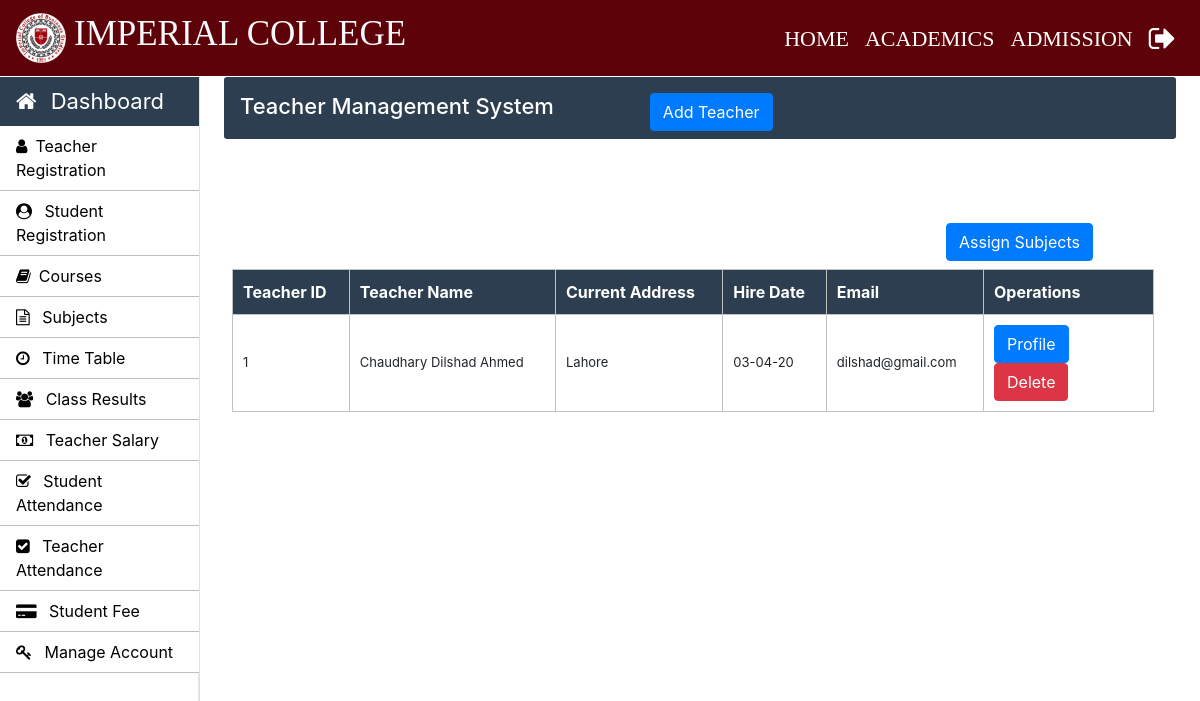
Screenshot of /Admin/teacher.php (signed in) with the database file from the repository.
### tables this page shows
CREATE TABLE `teacher_info` (
  `teacher_id` int(11) NOT NULL,
  `first_name` varchar(30) NOT NULL,
  `middle_name` varchar(30) NOT NULL,
  `last_name` varchar(30) NOT NULL,
  `father_name` varchar(50) NOT NULL,
  `email` varchar(30) NOT NULL,
  `phone_no` varchar(11) NOT NULL,
  `profile_image` blob NOT NULL,
  `teacher_status` varchar(10) NOT NULL,
  `application_status` varchar(10) NOT NULL,
  `cnic` varchar(15) NOT NULL,
  `dob` varchar(15) NOT NULL,
  `other_phone` int(11) NOT NULL,
  `gender` varchar(10) NOT NULL,
  `permanent_address` varchar(100) NOT NULL,
  `current_address` varchar(100) NOT NULL,
  `place_of_birth` varchar(50) NOT NULL,
  `matric_complition_date` varchar(10) NOT NULL,
  `matric_awarded_date` varchar(10) NOT NULL,
  `matric_certificate` varchar(100) NOT NULL,
  `fa_complition_date` varchar(10) NOT NULL,
  `fa_awarded_date` varchar(10) NOT NULL,
  `fa_certificate` varchar(100) NOT NULL,
  `ba_complition_date` varchar(10) NOT NULL,
  `ba_awarded_date` varchar(10) NOT NULL,
  `ba_certificate` varchar(100) NOT NULL,
  `ma_complition_date` varchar(10) NOT NULL,
  `ma_awarded_date` varchar(100) NOT NULL,
  `ma_certificate` varchar(101) NOT NULL,
  `last_qualification` varchar(20) NOT NULL,
  `state` varchar(20) NOT NULL,
  `hire_date` varchar(10) NOT NULL
);

### Admin/teacher.php (the view, shortened to what this page needs)
<?php
		require_once "../connection/connection.php";
	?>
<!doctype html>
<html lang="en">
	<head>
	</head>
	<body>
		<?php include('../common/common-header.php') ?>
		<?php include('../common/admin-sidebar.php') ?>
		<main role="main" class="col-xl-10 col-lg-9 col-md-8 ml-sm-auto px-md-4 mb-2 w-100">
			<div class="sub-main">
				<div class="text-center d-flex flex-wrap flex-md-nowrap pt-3 pb-2 mb-3 text-white admin-dashboard pl-3">
					<div class="d-flex">
						<h4 class="mr-5">Teacher Management System </h4>
						<button type="button" class="btn btn-primary ml-5" data-toggle="modal" data-target=".bd-example-modal-lg">Add Teacher</button>
					</div>
				</div>
				<div class="row w-100">
				</div>
				<div class="row w-100">
					<div class="col-md-12 ml-2">
						<section class="mt-3">
							<div class="row">
								<div class="col-md-3 offset-9 pt-5 mb-2">
									<button type="button" class="btn btn-primary" data-toggle="modal" data-target=".bd-example-modal-lg1">Assign Subjects</button>
								</div>
							</div>
							<table class="w-100 table-elements mb-5 table-three-tr" cellpadding="10">
								<tr class="table-tr-head table-three text-white">
									<th>Teacher ID</th>
									<th>Teacher Name</th>
									<th>Current Address</th>
									<th>Hire Date</th>
									<th>Email</th>
									<th>Operations</th>
								</tr>
								<?php
								$query="select teacher_id,first_name,middle_name,last_name,current_address,ma_certificate,hire_date,email from teacher_info";
								$run=mysqli_query($con,$query);
								while($row=mysqli_fetch_array($run)) {
									echo "<tr>";
									echo "<td>".$row["teacher_id"]."</td>";
									echo "<td>".$row["first_name"]." ".$row["middle_name"]." ".$row["last_name"]."</td>";
									echo "<td>".$row["current_address"]."</td>";
									echo "<td>".$row["hire_date"]."</td>";
									echo "<td>".$row["email"]."</td>";
									echo	"<td width='170'><a class='btn btn-primary' href=display-teacher.php?teacher_id=".$row['teacher_id'].">Profile</a> <a class='btn btn-danger' href=delete-function.php?teacher_id=".$row['teacher_id'].">Delete</a></td>";
									echo "</tr>";
								}
								?>
							</table>
						</section>
					</div>
				</div>
			</div>
		</main>
	</body>
</html>

### Css/style.css (style rules this page uses)
h4 { font-size: 22px; }
.admin-dashboard { margin-top: 1px !important; background: #2c3e50 !important; border-radius: 3px; }
.table-elements tr, td, th { font-size: 13px; border: 1px solid rgb(194, 193, 193); padding-left: 10px !important; }
.table-three { background: #2c3e50 !important; }
.table-tr-head { height: 45px !important; padding: 10px !important; margin-top: 5px !important; }
.table-font-for-transcript td, th { font-size: 16px !important; }

### rows the page displays
teacher_info: teacher_id "1", first_name "Chaudhary", middle_name "Dilshad", last_name "Ahmed", current_address "Lahore", hire_date "03-04-20", email "dilshad@gmail.com"
